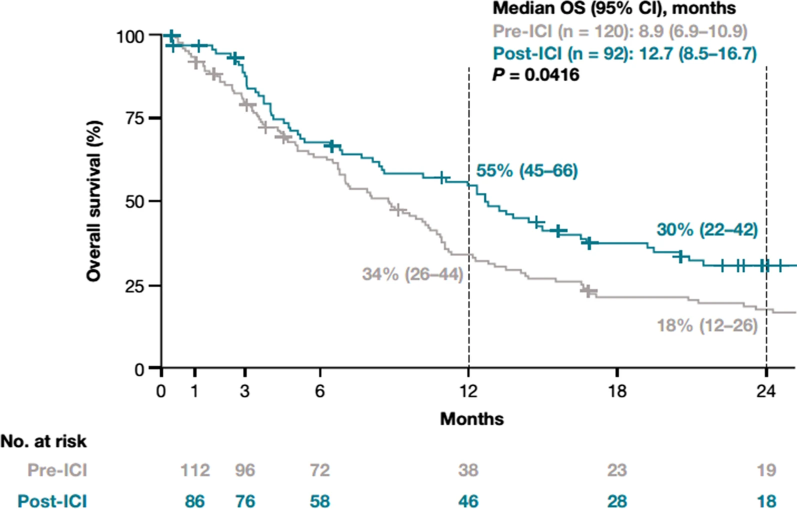
#> input picture input/Kaplan-Meier NSQ OS.webp, 1594 x 1018 px, found by its file name (shown at 1/2 size)
$ python debug_text_ocr.py
#> lines starting #> are read from the running program, lines starting #| are printed output that depends on the picture
#!/usr/bin/env python3
"""Debug OCR text detection and coordinate scaling."""

import cv2
import numpy as np
import re
import sys
sys.path.insert(0, '/home/dan/surapp_pwise')

import pytesseract

# Load image
img = cv2.imread('/home/dan/surapp_pwise/input/Kaplan-Meier NSQ OS.webp')
#> img is the input picture: shape (1018, 1594, 3); mean B, G, R 246.9, 246.7, 245.1

# Plot bounds
plot_x, plot_y, plot_w, plot_h = 322, 28, 1211, 630

# Get plot ROI
plot_roi = img[plot_y:plot_y+plot_h, plot_x:plot_x+plot_w]
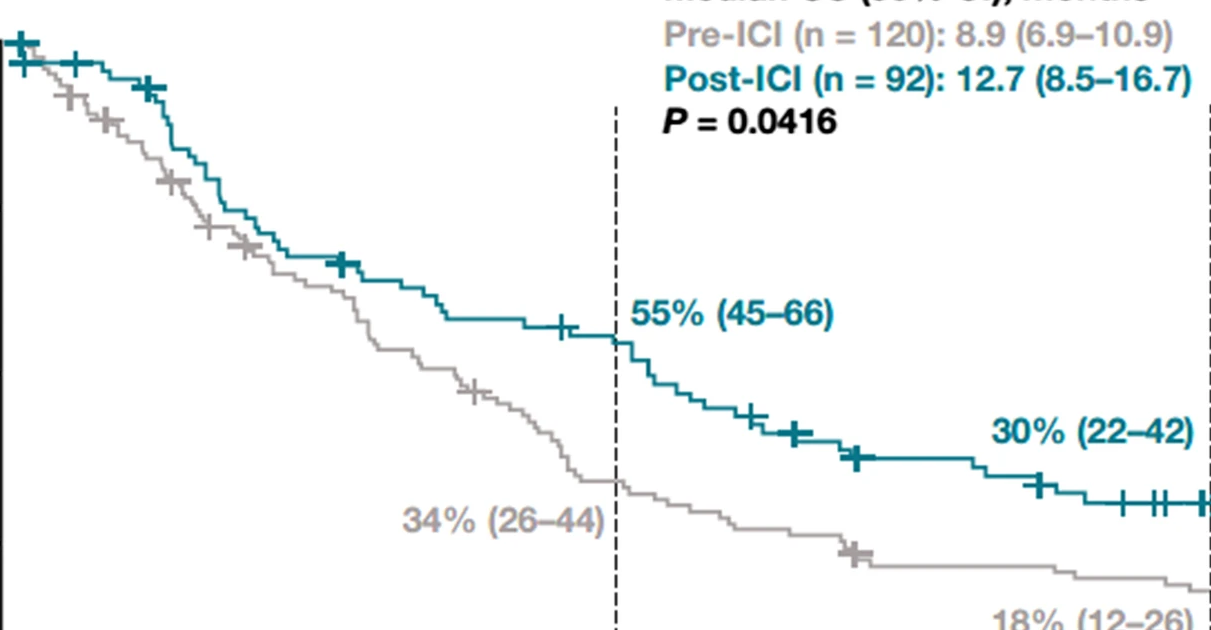
#> plot_roi: shape (630, 1211, 3); mean B, G, R 247.8, 247.4, 244.7
rgb = cv2.cvtColor(plot_roi, cv2.COLOR_BGR2RGB)

# Check if resize happens
h, w = rgb.shape[:2]
#> h = 630; w = 1211
max_dim = 800
scale = 1.0
if max(h, w) > max_dim:
    scale = max_dim / max(h, w)
#> scale = 0.661
    rgb_scaled = cv2.resize(rgb, (int(w * scale), int(h * scale)))
    print(f"Image resized from {w}x{h} to {int(w*scale)}x{int(h*scale)}, scale={scale:.3f}")
#| Image resized from 1211x630 to 800x416, scale=0.661
else:
    rgb_scaled = rgb
    print(f"No resize needed: {w}x{h}")

# Get OCR data
#> (the run stopped early here; a loop or call above may not have finished)

$ run again, with input/Kaplan-Meier SQ OS.webp copied over input/Kaplan-Meier NSQ OS.webp
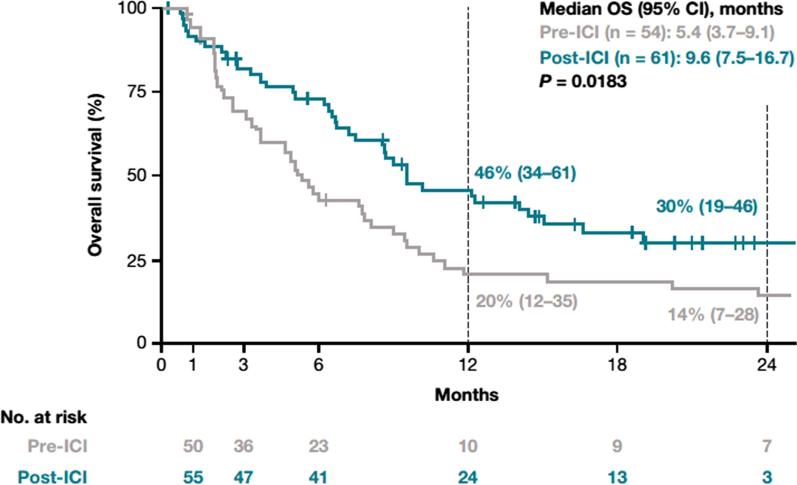
#> input picture input/Kaplan-Meier SQ OS.webp, 1594 x 970 px, found by its file name (shown at 1/2 size)
#> img is the input picture: shape (970, 1594, 3); mean B, G, R 245.3, 245, 243.1
#> `plot_roi = img[plot_y:plot_y+plot_h, plot_x:plot_x+plot_w]`:
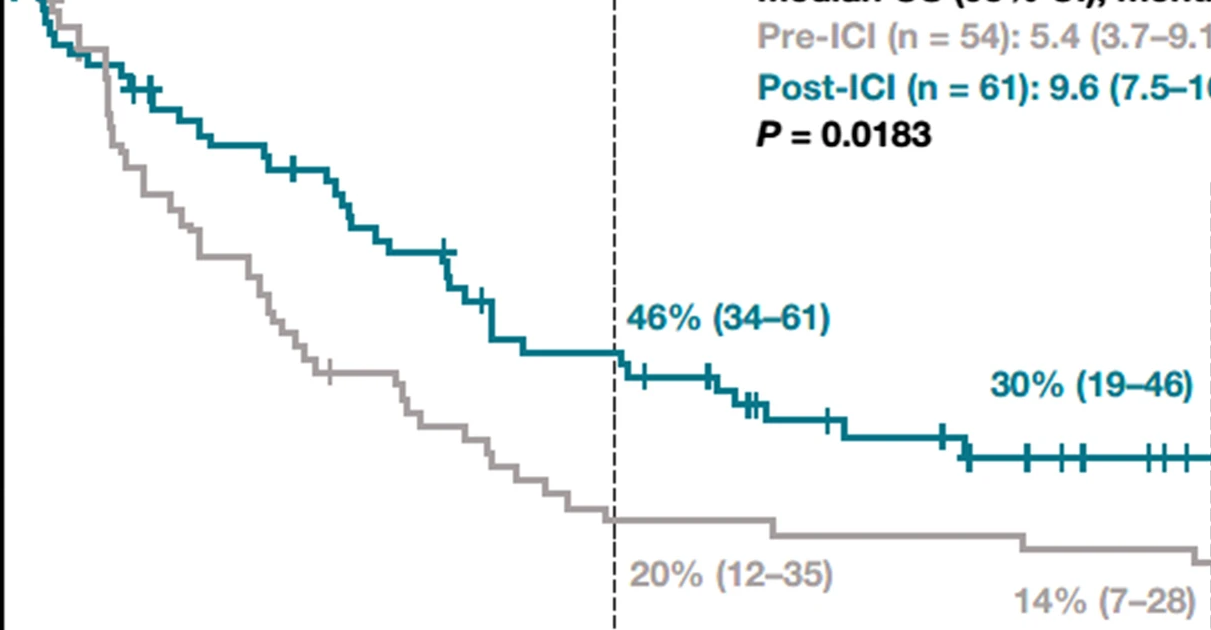
#> plot_roi: shape (630, 1211, 3); mean B, G, R 246.6, 246.1, 243.1
#| Image resized from 1211x630 to 800x416, scale=0.661

$ run again, with input/Kaplan-Meier-everolimus.png saved as input/Kaplan-Meier NSQ OS.webp
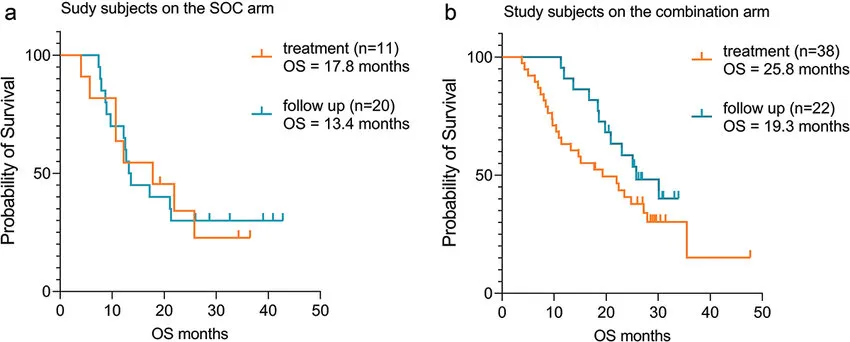
#> input picture input/Kaplan-Meier-everolimus.png, 850 x 342 px, found by its file name
#> img is the input picture: shape (342, 850, 3); mean B, G, R 243.6, 244.1, 244.1
#> `plot_roi = img[plot_y:plot_y+plot_h, plot_x:plot_x+plot_w]`:
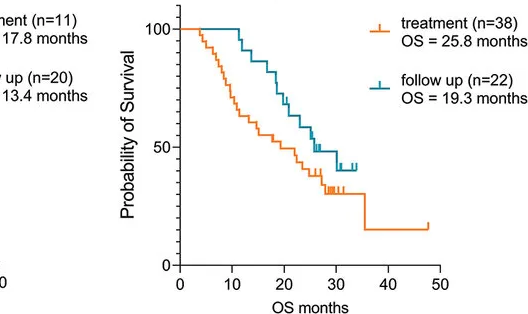
#> plot_roi: shape (314, 528, 3); mean B, G, R 244.5, 245, 245.2
#| No resize needed: 528x314
